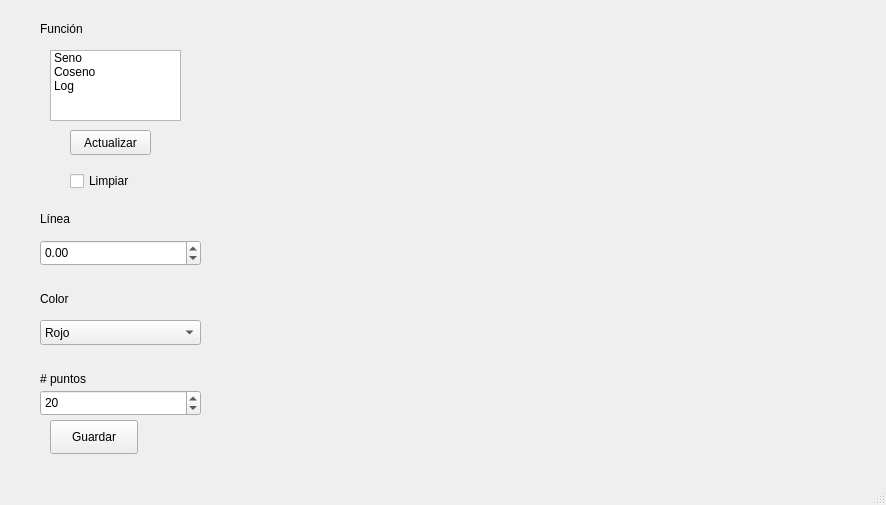
<?xml version="1.0" encoding="UTF-8"?>
<ui version="4.0">
 <class>MainWindow</class>
 <widget class="QMainWindow" name="MainWindow">
  <property name="geometry">
   <rect>
    <x>0</x>
    <y>0</y>
    <width>886</width>
    <height>505</height>
   </rect>
  </property>
  <property name="windowTitle">
   <string>Visualizador de función</string>
  </property>
  <widget class="QWidget" name="centralwidget">
   <widget class="MplCanvas" name="grafico" native="true">
    <property name="geometry">
     <rect>
      <x>390</x>
      <y>19</y>
      <width>471</width>
      <height>431</height>
     </rect>
    </property>
   </widget>
   <widget class="QListWidget" name="listafx">
    <property name="geometry">
     <rect>
      <x>50</x>
      <y>50</y>
      <width>131</width>
      <height>71</height>
     </rect>
    </property>
    <item>
     <property name="text">
      <string>Seno</string>
     </property>
    </item>
    <item>
     <property name="text">
      <string>Coseno</string>
     </property>
    </item>
    <item>
     <property name="text">
      <string>Log</string>
     </property>
    </item>
   </widget>
   <widget class="QDoubleSpinBox" name="ypos_ui">
    <property name="geometry">
     <rect>
      <x>40</x>
      <y>240</y>
      <width>161</width>
      <height>26</height>
     </rect>
    </property>
    <property name="minimum">
     <double>-1.000000000000000</double>
    </property>
    <property name="maximum">
     <double>5.000000000000000</double>
    </property>
    <property name="singleStep">
     <double>0.100000000000000</double>
    </property>
   </widget>
   <widget class="QLabel" name="label">
    <property name="geometry">
     <rect>
      <x>40</x>
      <y>210</y>
      <width>54</width>
      <height>17</height>
     </rect>
    </property>
    <property name="text">
     <string>Línea</string>
    </property>
   </widget>
   <widget class="QLabel" name="label_2">
    <property name="geometry">
     <rect>
      <x>40</x>
      <y>20</y>
      <width>54</width>
      <height>17</height>
     </rect>
    </property>
    <property name="text">
     <string>Función</string>
    </property>
   </widget>
   <widget class="QComboBox" name="combo_color">
    <property name="geometry">
     <rect>
      <x>40</x>
      <y>320</y>
      <width>161</width>
      <height>25</height>
     </rect>
    </property>
    <item>
     <property name="text">
      <string>Rojo</string>
     </property>
    </item>
    <item>
     <property name="text">
      <string>Azul</string>
     </property>
    </item>
    <item>
     <property name="text">
      <string>Verde</string>
     </property>
    </item>
   </widget>
   <widget class="QLabel" name="label_3">
    <property name="geometry">
     <rect>
      <x>40</x>
      <y>290</y>
      <width>54</width>
      <height>17</height>
     </rect>
    </property>
    <property name="text">
     <string>Color</string>
    </property>
   </widget>
   <widget class="QSpinBox" name="npuntos_ui">
    <property name="geometry">
     <rect>
      <x>40</x>
      <y>390</y>
      <width>161</width>
      <height>26</height>
     </rect>
    </property>
    <property name="minimum">
     <number>1</number>
    </property>
    <property name="maximum">
     <number>1000</number>
    </property>
    <property name="value">
     <number>20</number>
    </property>
   </widget>
   <widget class="QLabel" name="label_4">
    <property name="geometry">
     <rect>
      <x>40</x>
      <y>370</y>
      <width>54</width>
      <height>17</height>
     </rect>
    </property>
    <property name="text">
     <string># puntos</string>
    </property>
   </widget>
   <widget class="QPushButton" name="actualizar_btn">
    <property name="geometry">
     <rect>
      <x>70</x>
      <y>130</y>
      <width>81</width>
      <height>25</height>
     </rect>
    </property>
    <property name="text">
     <string>Actualizar</string>
    </property>
   </widget>
   <widget class="QCheckBox" name="limpiar_ui">
    <property name="geometry">
     <rect>
      <x>70</x>
      <y>170</y>
      <width>81</width>
      <height>22</height>
     </rect>
    </property>
    <property name="text">
     <string>Limpiar</string>
    </property>
   </widget>
   <widget class="QPushButton" name="guardar_btn">
    <property name="geometry">
     <rect>
      <x>50</x>
      <y>420</y>
      <width>88</width>
      <height>34</height>
     </rect>
    </property>
    <property name="text">
     <string>Guardar</string>
    </property>
   </widget>
  </widget>
  <widget class="QMenuBar" name="menubar">
   <property name="geometry">
    <rect>
     <x>0</x>
     <y>0</y>
     <width>886</width>
     <height>30</height>
    </rect>
   </property>
  </widget>
  <widget class="QStatusBar" name="statusbar"/>
 </widget>
 <customwidgets>
  <customwidget>
   <class>MplCanvas</class>
   <extends>QWidget</extends>
   <header>mplcanvas</header>
   <container>1</container>
  </customwidget>
 </customwidgets>
 <resources/>
 <connections/>
</ui>
